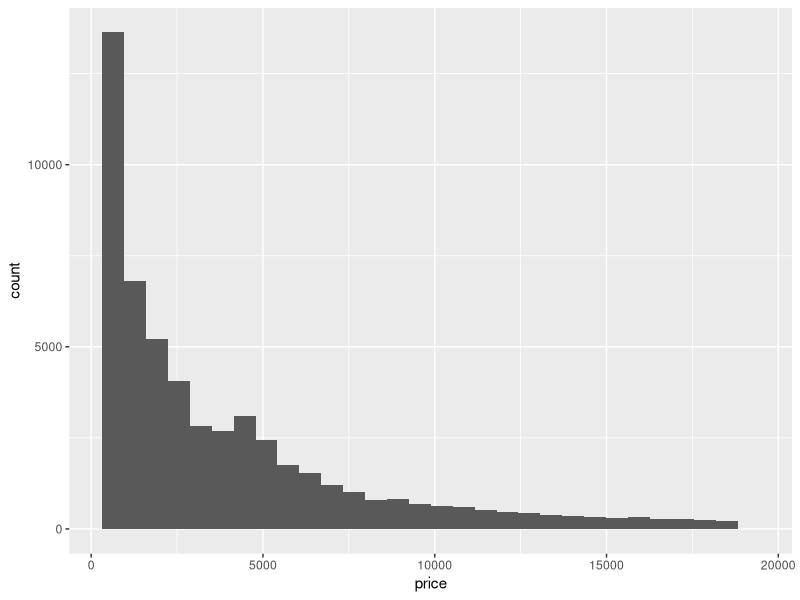
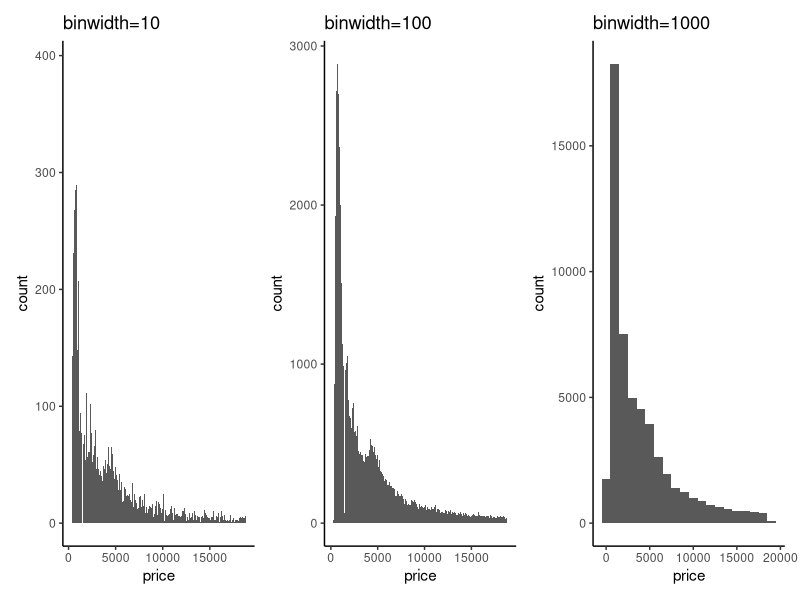
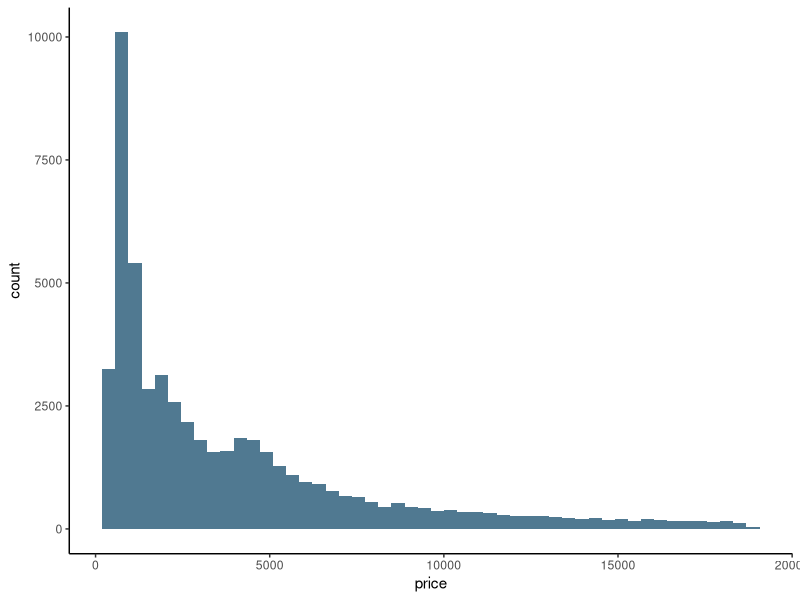

Write R code to recreate these figures, in order.
## ---- chunk 1
library(ggplot2)
library(dplyr)
library(patchwork)

data("diamonds")
diamonds
## ---- chunk 2
ggplot(diamonds, aes(x=price)) +
  geom_histogram()
## ---- chunk 3
p1 <- ggplot(diamonds, aes(x=price)) +
  geom_histogram(binwidth = 10) +
  labs(title = "binwidth=10")

p2 <- ggplot(diamonds, aes(x=price)) +
  geom_histogram(binwidth = 100) +
  labs(title = "binwidth=100")

p3 <- ggplot(diamonds, aes(x=price)) +
  geom_histogram(binwidth = 1000) +
  labs(title = "binwidth=1000")

p1 + p2 + p3 + plot_layout(nrow=1) & theme_classic()
## ---- chunk 4
ggplot(diamonds, aes(x=price)) +
  geom_histogram(bins = 50, fill="#507991") +
  theme_classic()
